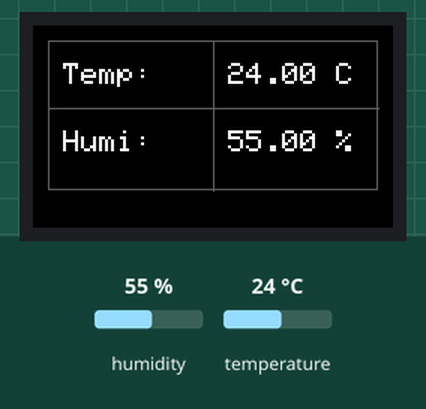
The sketch below on a simulated ESP32. Shown: 240×135 colour display. The test bench sets the inputs (shaded band); at power-on: humidity 55 %, temperature 24 °C. What the sketch prints to the serial monitor is not drawn.

Above: at 5.7 s.
5.8 s: humidity set to 22 %
At 11.4 s:
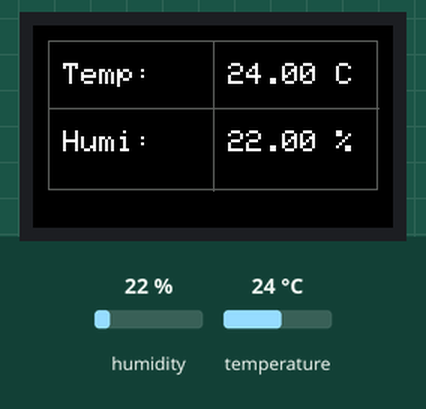
13.3 s: temperature set to 12 °C
At 16.5 s:
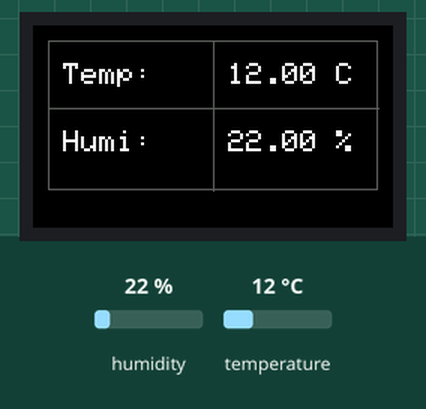
20.8 s: humidity set to 40 %
At 25.6 s:
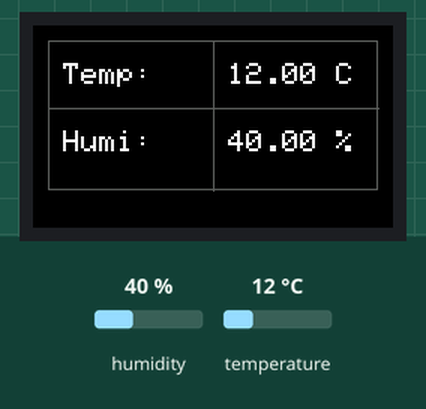
28.3 s: temperature set to 19 °C
Timing chart, 0 to 31.3 s (numbered marks = the images above; inputs shaded):
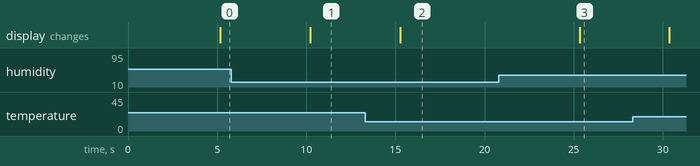

The sketch:

DHT11_prj.ino
```cpp
#include <M5StickCPlus.h> //include for LCD lib
#include "DHT_Async.h" //https://github.com/toannv17/DHT-Sensors-Non-Blocking

#define DHT_SENSOR_TYPE DHT_TYPE_11
#define DHT_PIN 26 // using pin26 on M5stickC Plus as DHT11 input pin
#define TFT_GREY 0x5AEB

// Initialize DHT
DHT_Async dht_sensor(DHT_PIN, DHT_SENSOR_TYPE);

// Main function for data reading
static bool measure_environment(float *temperature, float *humidity) {
    static unsigned long measurement_timestamp = millis();

    /* Measure once every four seconds. */
    if (millis() - measurement_timestamp > 4000ul) {
        if (dht_sensor.measure(temperature, humidity)) {
            measurement_timestamp = millis();
            return (true);
        }
    }

    return (false);
}

void setup() {
  M5.begin();
  M5.Lcd.setRotation(1);
  Serial.begin(115200);
}

void loop() {
  float temperature = 0;
  float humidity = 0;

  // Measure temperature and humidity
  if (measure_environment(&temperature, &humidity)) {
    Serial.print("T = ");
    Serial.print(temperature, 1);
    Serial.print(" deg. C, H = ");
    Serial.print(humidity, 1);
    Serial.println("%");
    Serial.print("Temperature: ");
    Serial.print(temperature);
    Serial.print(" °C\tHumidity: ");
    Serial.print(humidity);
    Serial.println(" %");

    // Using M5 LCD lib to create a GUI
    // Clear screen
    M5.Lcd.fillScreen(BLACK);
    // Set text size and color
    M5.Lcd.setTextSize(2);
    M5.Lcd.setTextColor(WHITE);
    // Draw table borders
    M5.Lcd.drawRect(10, 10, 220, 100, TFT_GREY);
    M5.Lcd.drawLine(10, 55, 230, 55, TFT_GREY); // Horizontal divider
    M5.Lcd.drawLine(120, 10, 120, 110, TFT_GREY); // Vertical divider
    // Display titles
    M5.Lcd.setCursor(20, 25);
    M5.Lcd.print("Temp:");
    M5.Lcd.setCursor(20, 70);
    M5.Lcd.print("Humi:");
    // Display values
    M5.Lcd.setCursor(130, 25);
    M5.Lcd.print(temperature);
    M5.Lcd.print(" C");
    M5.Lcd.setCursor(130, 70);
    M5.Lcd.print(humidity);
    M5.Lcd.print(" %");
  }
  delay(5000);
}
```

Measured:
- after the input at 5.8 s, the display: changes after 4.4 s (image 1)
- after the input at 13.3 s, the display: changes after 2.0 s (image 2)
- after the input at 20.8 s, the display: changes after 4.5 s (image 3)
